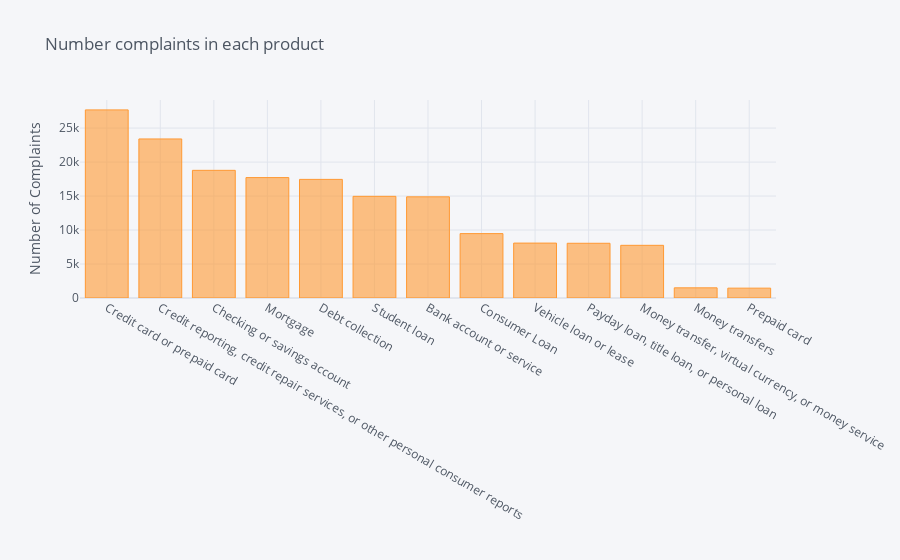

The cell this chart's notebook holds for it:
### Code cell
df_bal2['Product'].value_counts().sort_values(ascending=False).iplot(kind='bar', yTitle='Number of Complaints', title='Number complaints in each product')

### Figure 1 — Plotly figure (JSON) as saved in the notebook; plotly's stock layout.template omitted (floating-point values rounded to 4 significant figures)
{"data": [{"marker": {"color": "rgba(255, 153, 51, 0.6)", "line": {"color": "rgba(255, 153, 51, 1.0)", "width": 1}}, "name": "Product", "orientation": "v", "text": "", "type": "bar", "x": ["Credit card or prepaid card", "Credit reporting, credit repair services, or other personal consumer reports", "Checking or savings account", "Mortgage", "Debt collection", "Student loan", "Bank account or service", "Consumer Loan", "Vehicle loan or lease", "Payday loan, title loan, or personal loan", "Money transfer, virtual currency, or money service", "Money transfers", "Prepaid card"], "y": [27676, 23400, 18784, 17717, 17452, 14958, 14885, 9473, 8079, 8051, 7751, 1497, 1450]}], "layout": {"legend": {"bgcolor": "#F5F6F9", "font": {"color": "#4D5663"}}, "paper_bgcolor": "#F5F6F9", "plot_bgcolor": "#F5F6F9", "title": {"font": {"color": "#4D5663"}, "text": "Number complaints in each product"}, "xaxis": {"gridcolor": "#E1E5ED", "showgrid": true, "tickfont": {"color": "#4D5663"}, "title": {"font": {"color": "#4D5663"}, "text": ""}, "zerolinecolor": "#E1E5ED"}, "yaxis": {"gridcolor": "#E1E5ED", "showgrid": true, "tickfont": {"color": "#4D5663"}, "title": {"font": {"color": "#4D5663"}, "text": "Number of Complaints"}, "zerolinecolor": "#E1E5ED"}}}
